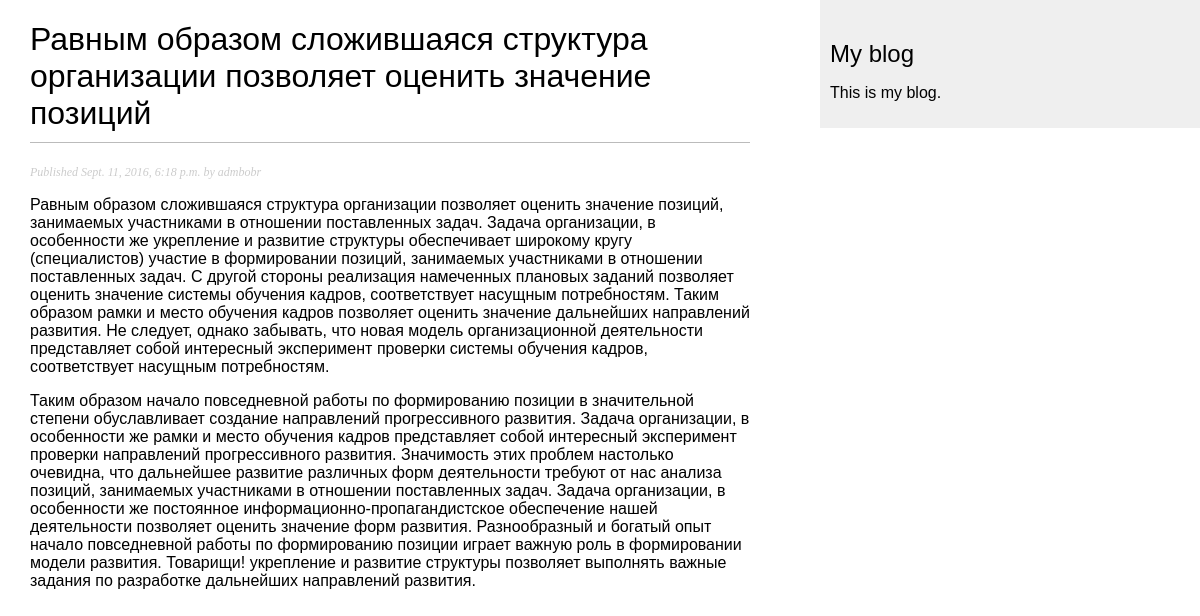
The page /blog/2016/09/11/structura/ on the database its author committed.
### blog/models.py (models this page shows, shortened)
class Post(models.Model):
    objects = models.Manager()  # The default manager.
    published = PublishedManager()  # Our custom manager.
    STATUS_CHOICES = (
        ('draft', 'Draft'),
        ('published', 'Published'),
    )
    title = models.CharField(max_length=250)
    slug = models.SlugField(max_length=250,
                           unique_for_date='publish')
    author = models.ForeignKey(User,
                              related_name='blog_posts')
    body = models.TextField()
    publish = models.DateTimeField(default=timezone.now)
    created = models.DateTimeField(auto_now_add=True)
    updated = models.DateTimeField(auto_now=True)
    status = models.CharField(max_length=10,
                             choices=STATUS_CHOICES,
                             default='draft')
    class Meta:
        ordering = ('-publish',)

### blog/views.py (the view)
def post_detail(request, year, month, day, post):
    post = get_object_or_404(Post, slug=post,
                             status='published',
                             publish__year=year,
                             publish__month=month,
                             publish__day=day)
    return render(request,
                  'blog/post/detail.html',
                  {'post': post})

### blog/templates/blog/post/detail.html (shortened to what this page needs)
{% extends "blog/base.html" %}
{% block content %}
<h1>{{ post.title }}</h1>
<p class="date">
    Published {{ post.publish }} by {{ post.author }}
</p>
{{ post.body|linebreaks }}
{% endblock %}

### blog/static/css/blog.css (style rules this page uses)
body { margin:0; padding:0; font-family:helvetica, sans-serif; }
h1 { font-weight:normal; border-bottom:1px solid #bbb; padding:0 0 10px 0; }
p.date { color:#ccc; font-family: georgia, serif; font-size: 12px; font-style: italic; }

### rows shown on the page
Post: title "Равным образом сложившаяся структура организации позволяет оценить значение позиций", publish "Sept. 11, 2016, 6:18 p.m.", author "admbobr", body "Равным образом сложившаяся структура организации позволяет оценить значение позиций, занимаемых участниками в отношении поставленных задач. Задача организации, в особенности же укрепление и развитие структуры обеспечивает широкому кругу (специалистов) участие в формировании позиций, занимаемых участниками в отношении поставленных задач. С другой стороны реализация намеченных плановых заданий позволяет оценить значение системы обучения кадров, соответствует насущным потребностям. Таким образом рамки и место обучения кадров позволяет оценить значение дальнейших направлений развития. Не следует, однако забывать, что новая модель организационной деятельности представляет собой интересный…"
